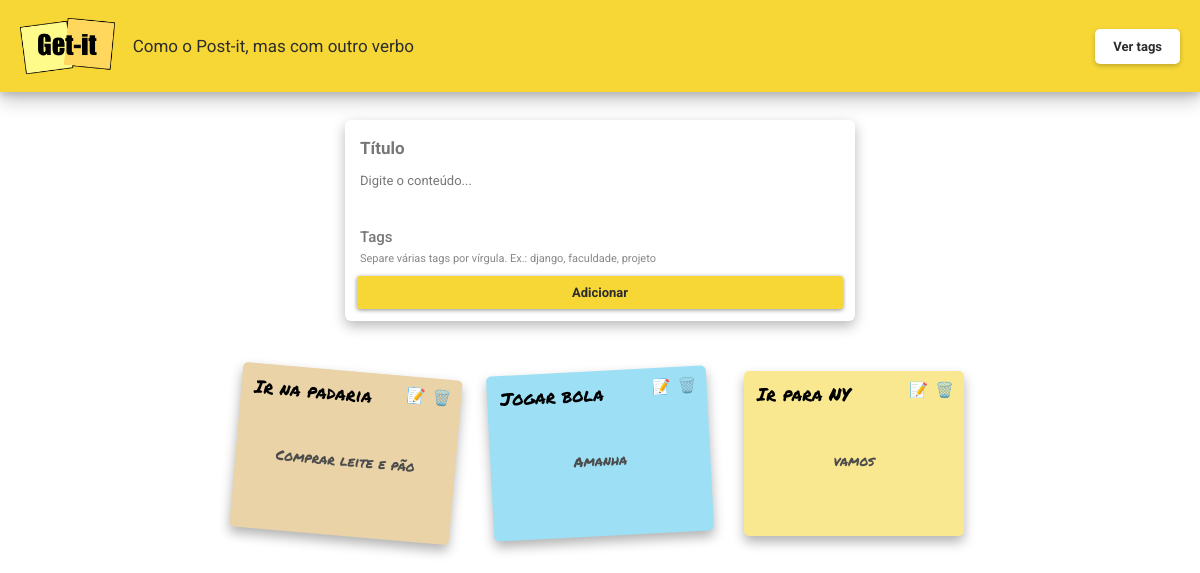
Before: / with the older database file.
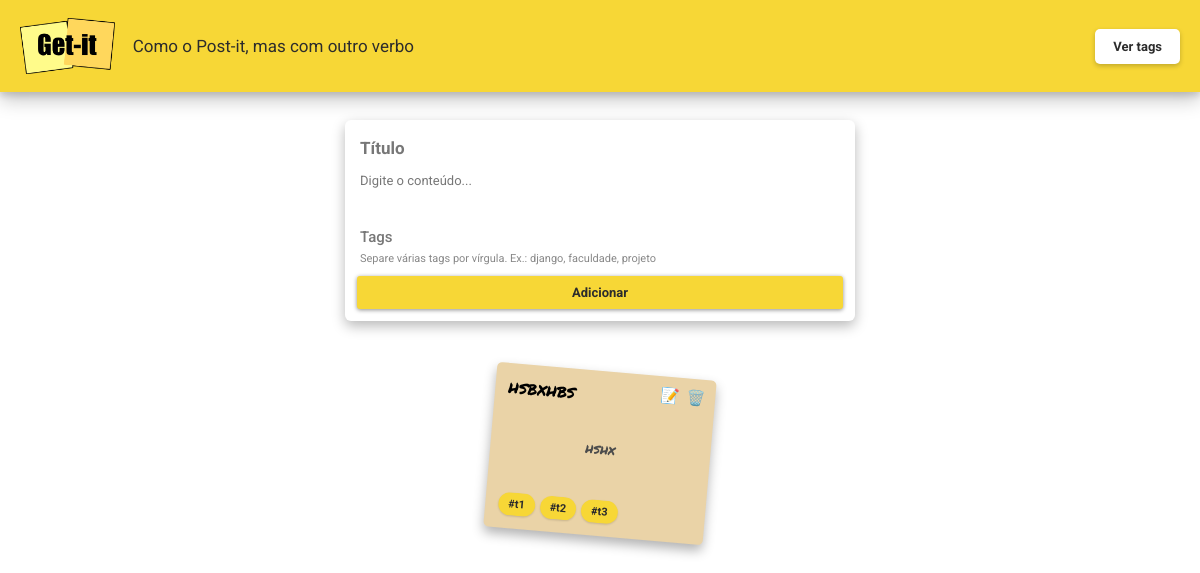
After: the same page with the newer database file.
### notes/models.py (models this page shows, shortened)
class Note(models.Model):
    title = models.CharField(max_length=200)
    content = models.TextField()
    tags = models.ManyToManyField(
        Tag,
        blank=True,
        related_name='notes'
    )

class Tag(models.Model):
    name = models.CharField(max_length=200, unique=True)

### notes/views.py (the view, shortened to what this page needs)
# urls.py: path('', views.index, name='index'),
def index(request):
    all_notes = Note.objects.all()
    return render(
        request,
        'notes/index.html',
        {'notes': all_notes}
    )

### notes/templates/notes/index.html (shortened to what this page needs)
{% extends "notes/base.html" %}
{% load static %}
{% block content %}
<header class="appbar">
  <img
    class="logo"
    src="{% static 'notes/img/logo-getit.png' %}"
    alt="Get-it"
  />
  <p class="subtitle">
    Como o Post-it, mas com outro verbo
  </p>
  <a
    class="btn-ver-tags"
    href="{% url 'tags' %}"
  >
    Ver tags
  </a>
</header>
<main class="main-content">
  <form
    class="form-card"
    method="post"
  >
    <input
      class="form-card-title"
      id="titulo"
      type="text"
      name="titulo"
      placeholder="Título"
      value="{{ title|default:'' }}"
    />
    <textarea
      class="autoresize"
      id="detalhes"
      name="detalhes"
      placeholder="Digite o conteúdo..."
    >{{ content|default:'' }}</textarea>
    <div class="tag-input-group">
      <input
        class="form-card-tag"
        id="tags"
        type="text"
        name="tags"
        placeholder="Tags"
        value="{{ tags_text|default:'' }}"
        aria-describedby="tags-help"
      />
      <p
        class="tag-input-help"
        id="tags-help"
      >
        Separe várias tags por vírgula. Ex.: django, faculdade, projeto
      </p>
    </div>
    <button
      class="btn"
      type="submit"
    >
      Adicionar
    </button>
  </form>
  <div class="card-container">
    {% for note in notes %}
      <article class="card">
        <p class="card-title">
          {{ note.title }}
        </p>
        <div class="card-content">
          {{ note.content }}
        </div>
        <div class="card-tags">
          {% for tag in note.tags.all %}
            <a
              class="card-tag"
              href="{% url 'tag' tag.id %}"
            >
              #{{ tag.name }}
            </a>
          {% endfor %}
        </div>
        <a
          class="update-button"
          href="{% url 'update' note.id %}"
          title="Editar"
        >
          📝
        </a>
        <a
          class="delete-button"
          href="{% url 'delete' note.id %}"
          title="Excluir"
        >
          🗑️
        </a>
      </article>
    {% empty %}
      <p class="empty-message">
        Nenhuma anotação criada ainda.
      </p>
    {% endfor %}
  </div>
</main>
{% endblock %}

Changed rows visible on the page:
removed Note: title "Ir na padaria", content "Comprar leite e pão"
removed Note: title "Jogar bola", content "Amanha"
removed Note: title "Ir para NY", content "vamos"
added Note: title "hsbxhbs", content "hshx"
added Tag: name "t1"
added Tag: name "t2"
added Tag: name "t3"
